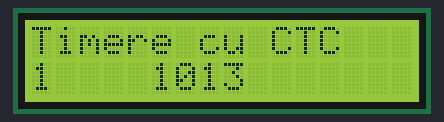
Recording of a sketch running on a simulated Arduino Uno, built with avr-gcc and run on an emulated ATmega328P. Shown: 16×2 character LCD.

Above: at 0.21 s.
At 5.02 s:
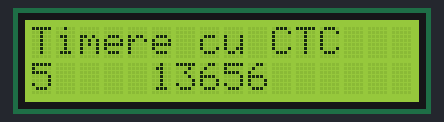
At 9.83 s:
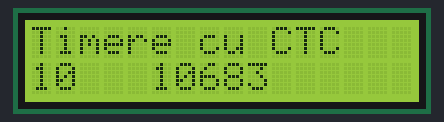
At 19.76 s:
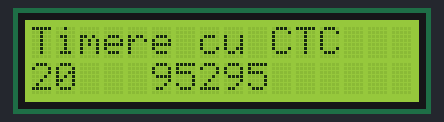
At 29.67 s:
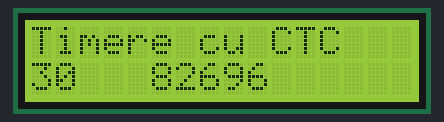
At 39.6 s:
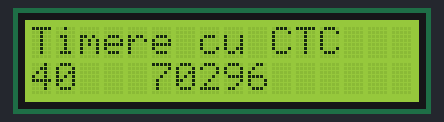

The sketch:

lab42.ino
```cpp
#include <avr/io.h>
#include <avr/interrupt.h>
#include <LiquidCrystal.h>
LiquidCrystal lcd(7, 6, 5, 4, 3, 2);
volatile int myVar;
void setup()
{
 // Initialize Timer1
cli();// disable the global interrupts system in order to
//setup the timers
 TCCR1A = 0; // SET TCCR1A and B to 0
 TCCR1B = 0;
 // Set the OCR1A with the desired value:
 OCR1A = 15624;
 // Active CTC mode:
 TCCR1B |= (1 << WGM12);
 // Set the prescaler to 1024:
 TCCR1B |= (1 << CS10);
 TCCR1B |= (1 << CS12);
// Enable the Output Compare interrupt (by setting the
//mask bit)
 TIMSK1 |= (1 << OCIE1A);
 lcd.begin(16, 2);
 lcd.print("Timere cu CTC");
 sei(); // enable global interrupts
}
void loop()
{
 lcd.setCursor(0,1);
 lcd.print(myVar);
 lcd.setCursor(5, 1);
 lcd.print(TCNT1);
}
ISR(TIMER1_COMPA_vect)
{
 myVar = myVar + 1;
}
```
